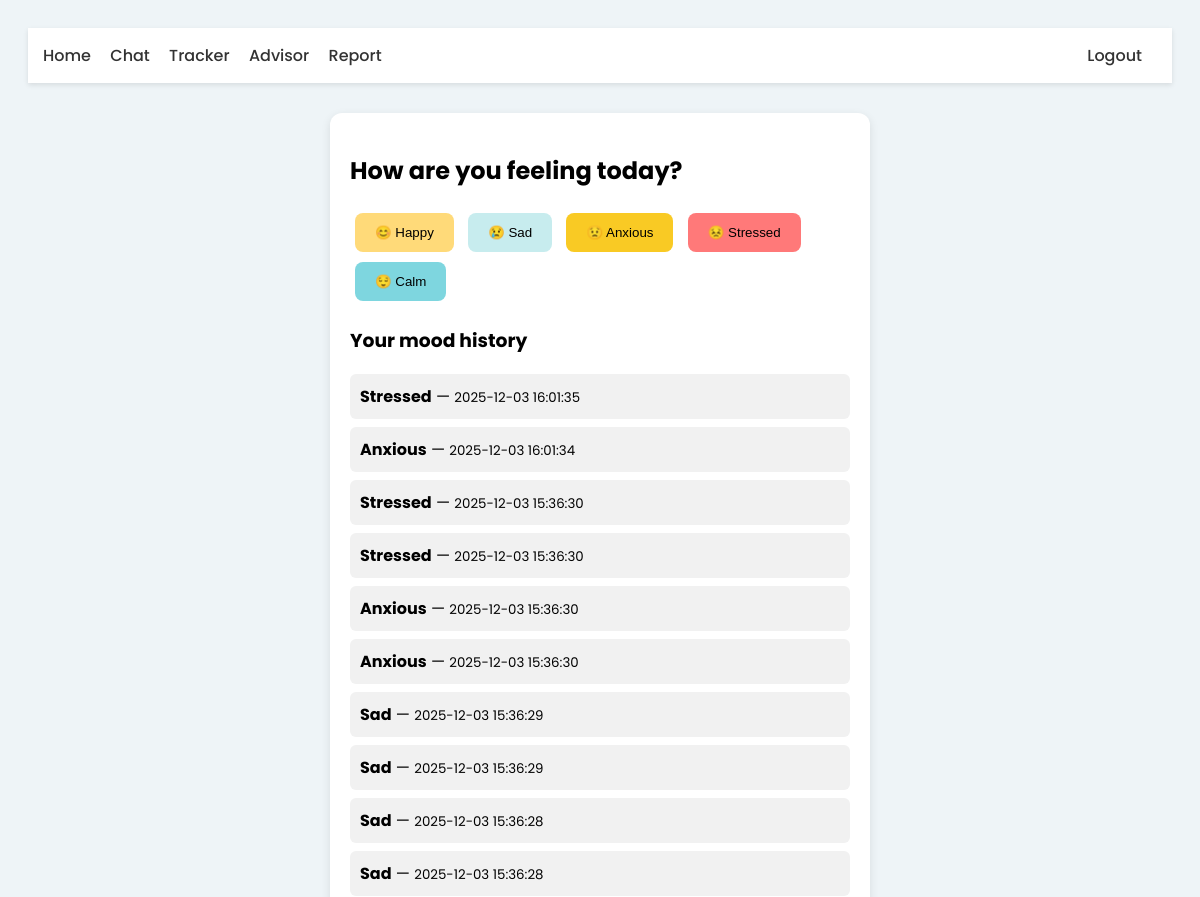
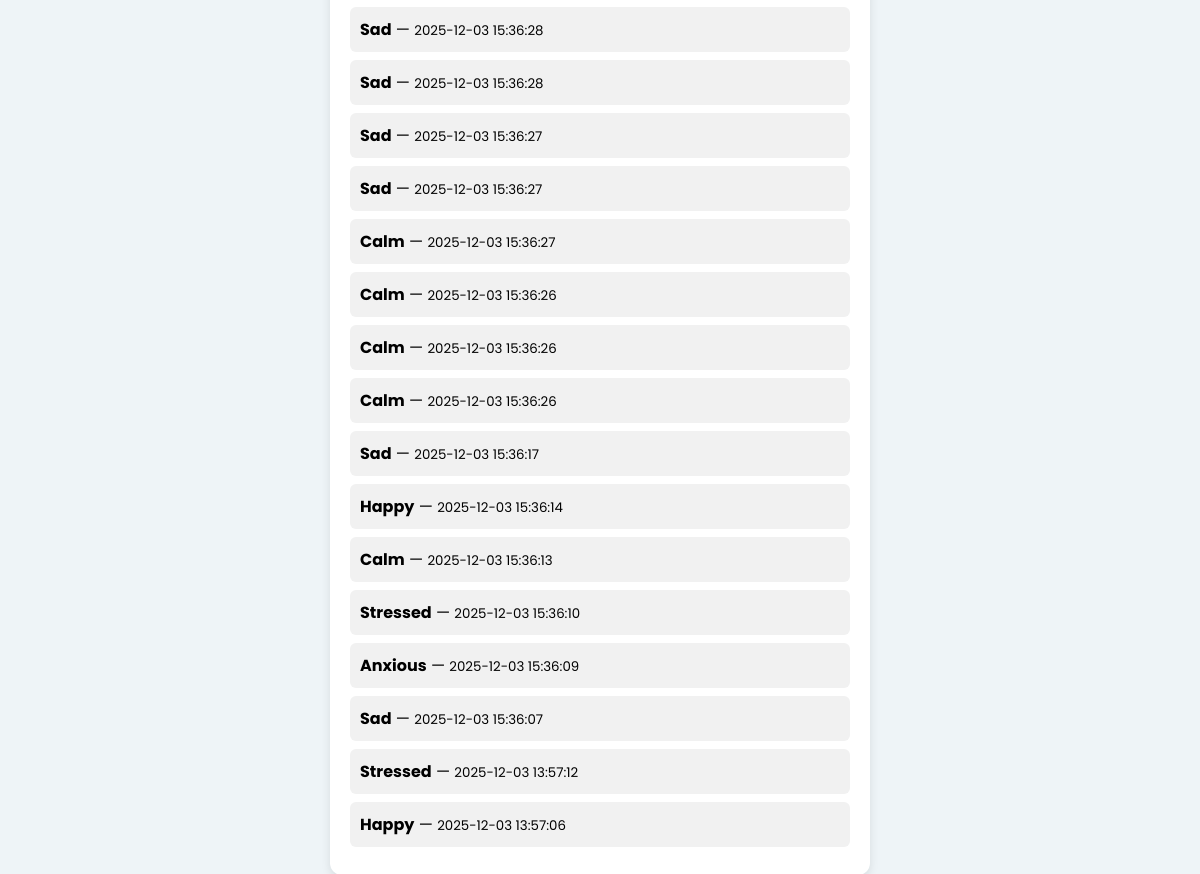
The app's page /tracker (signed in) with its own data (2 pictures, top to bottom).
### models.py (models this page shows)
class Mood(db.Model):
    id = db.Column(db.Integer, primary_key=True)
    mood = db.Column(db.String(50))
    time = db.Column(db.String(50))
    user_id = db.Column(db.Integer, db.ForeignKey("user.id"), nullable=False)

### app.py (the view, shortened to what this page needs)
@app.route("/tracker", methods=["GET", "POST"])
@login_required
def tracker():
    user_id = session["user"]
    moods = Mood.query.filter_by(user_id=user_id).order_by(Mood.id.desc()).all()
    return render_template("tracker.html", mood_log=moods)

### app.py (called while the page is built)
def login_required(fn):
    from functools import wraps
    @wraps(fn)
    def wrapper(*args, **kwargs):
        if "user" not in session:
            return redirect(url_for("login"))
        return fn(*args, **kwargs)
    return wrapper

### templates/tracker.html (shortened to what this page needs)
<!DOCTYPE html>
<html lang="en">
<head>
</head>
<body>
<nav>
    <a href="/home">Home</a>
    <a href="/chat">Chat</a>
    <a href="/tracker">Tracker</a>
    <a href="/advisor">Advisor</a>
    <a href="/report">Report</a>
    <a href="/logout" style="float:right;">Logout</a>
</nav>
<div class="box">
    <h2>How are you feeling today?</h2>
    <form method="POST">
        <button name="mood" value="Happy" class="mood-btn" style="background:#ffda79;">😊 Happy</button>
        <button name="mood" value="Sad" class="mood-btn" style="background:#c7ecee;">😢 Sad</button>
        <button name="mood" value="Anxious" class="mood-btn" style="background:#f9ca24;">😟 Anxious</button>
        <button name="mood" value="Stressed" class="mood-btn" style="background:#ff7979;">😣 Stressed</button>
        <button name="mood" value="Calm" class="mood-btn" style="background:#7ed6df;">😌 Calm</button>
    </form>
    <div class="list">
        <h3>Your mood history</h3>
        {% for m in mood_log %}
        <div class="entry">
            <b>{{ m.mood }}</b> — <small>{{ m.time }}</small>
        </div>
        {% endfor %}
    </div>
</div>
</body>
</html>

### templates/tracker.html (style rules this page uses)
body { font-family: 'Poppins', sans-serif; background: #eef4f7; padding: 20px; }
nav { background: white; padding: 15px; box-shadow: 0 2px 5px rgba(0,0,0,0.1); }
nav a { margin-right: 15px; text-decoration: none; font-weight: 500; color: #333; }
.box { background: white; padding: 20px; border-radius: 12px; max-width: 500px; margin: 30px auto; box-shadow: 0 3px 10px rgba(0,0,0,0.1); }
.mood-btn { padding: 12px 20px; border-radius: 8px; border: none; margin: 5px; cursor: pointer; font-weight: 500; }
.list { margin-top: 20px; }
.entry { padding: 10px; background: #f1f1f1; margin-bottom: 8px; border-radius: 6px; }

### records on screen
Mood: mood "Stressed", time "2025-12-03 16:01:35"
Mood: mood "Anxious", time "2025-12-03 16:01:34"
Mood: mood "Stressed", time "2025-12-03 15:36:30"
Mood: mood "Stressed", time "2025-12-03 15:36:30"
Mood: mood "Anxious", time "2025-12-03 15:36:30"
Mood: mood "Anxious", time "2025-12-03 15:36:30"
Mood: mood "Sad", time "2025-12-03 15:36:29"
Mood: mood "Sad", time "2025-12-03 15:36:29"
Mood: mood "Sad", time "2025-12-03 15:36:28"
Mood: mood "Sad", time "2025-12-03 15:36:28"
Mood: mood "Sad", time "2025-12-03 15:36:28"
Mood: mood "Sad", time "2025-12-03 15:36:28"
Mood: mood "Sad", time "2025-12-03 15:36:27"
Mood: mood "Sad", time "2025-12-03 15:36:27"
Mood: mood "Calm", time "2025-12-03 15:36:27"
Mood: mood "Calm", time "2025-12-03 15:36:26"
Mood: mood "Calm", time "2025-12-03 15:36:26"
Mood: mood "Calm", time "2025-12-03 15:36:26"
Mood: mood "Sad", time "2025-12-03 15:36:17"
Mood: mood "Happy", time "2025-12-03 15:36:14"
Mood: mood "Calm", time "2025-12-03 15:36:13"
Mood: mood "Stressed", time "2025-12-03 15:36:10"
Mood: mood "Anxious", time "2025-12-03 15:36:09"
Mood: mood "Sad", time "2025-12-03 15:36:07"
Mood: mood "Stressed", time "2025-12-03 13:57:12"
Mood: mood "Happy", time "2025-12-03 13:57:06"
